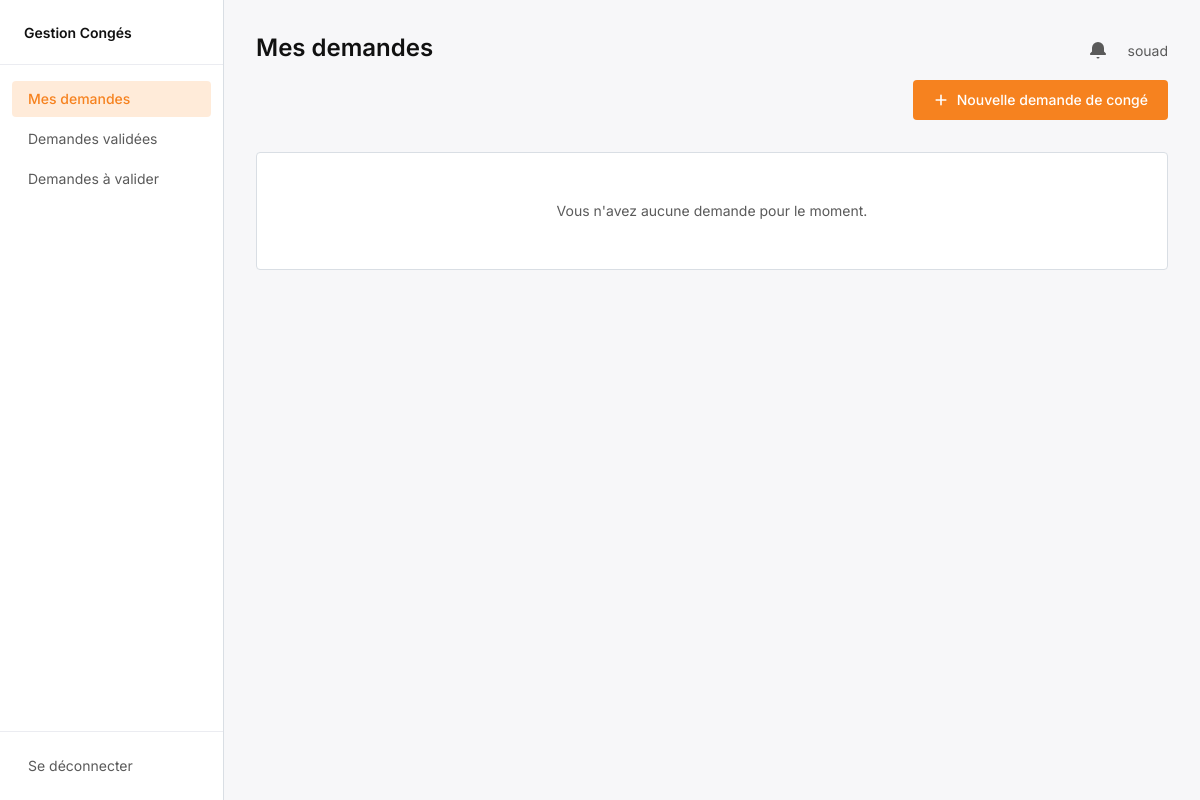
Before: /mes_demandes/ (signed in) with the older database file.
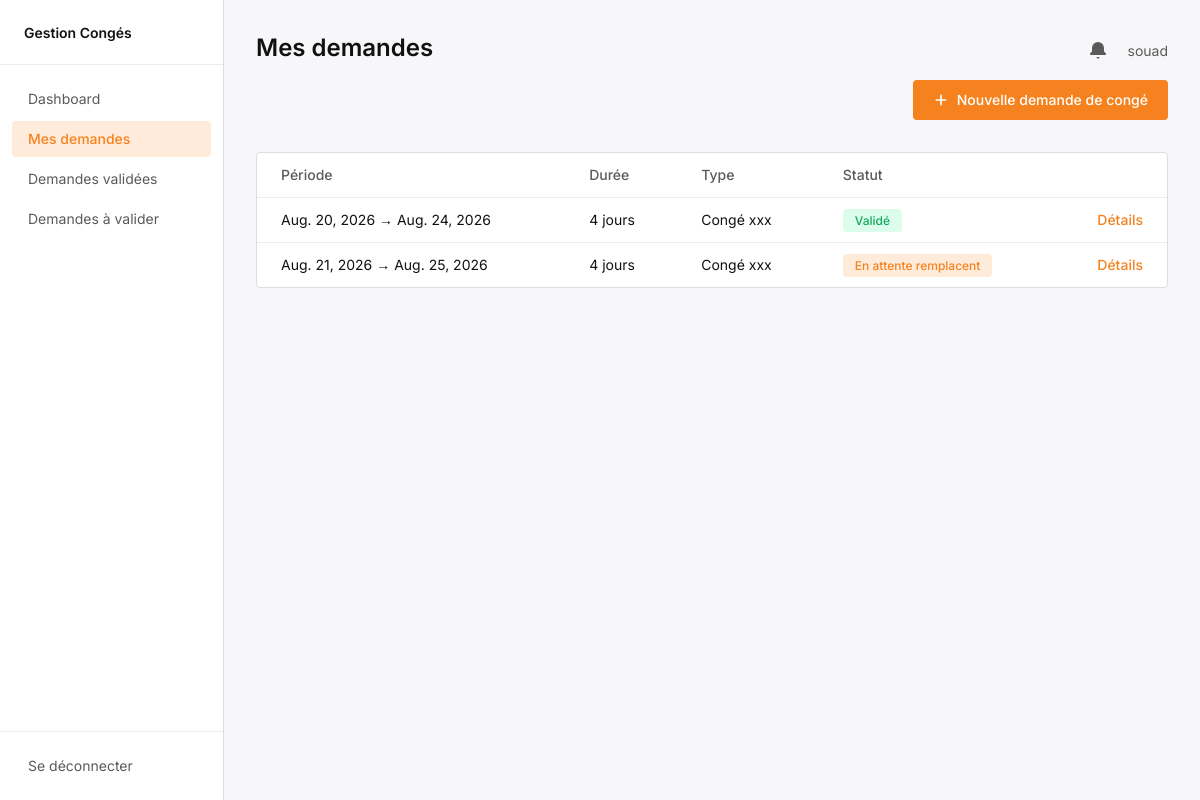
After: the same page with the newer database file.
### conges/models.py (models this page shows, shortened)
class DemandeConge(models.Model):
        name_employee=models.ForeignKey(
          Employe,
          on_delete=models.CASCADE,
          related_name='employe'
        )
        name_remplacent=models.ForeignKey(
            Employe,
            on_delete=models.CASCADE,
            related_name='remplacent'
        )
        dateCreation = models.DateField(auto_now_add=True)
        dateDebut = models.DateField()
        dateFin = models.DateField()
        Numbrejours= models.DecimalField(max_digits=2, decimal_places=0)
        piece_Joine=models.FileField(upload_to='justificatifs/', null=True, blank=True)
        commentaire=models.TextField(blank=True)
        TYPE_STATUE = [
            ('VA', 'Validé'),
            ('REF', 'Refusé'),
            ('EN_ATT_RMP', 'En attente remplacent'),
            ('EN_ATT_VA', 'En attente validation'),
            ('BR', 'Brouillon'),
            ('ANN', 'Annulé')
        ]
        statue=models.CharField(max_length=10, choices=TYPE_STATUE)
        NIVEAU_CHOICES = [
           ('CG', 'Chef de Groupe'),
           ('CD', 'Chef de Département'),
           ('DIR', 'Directeur')
                          ]
        niveau_validation=models.CharField(max_length=20, choices= NIVEAU_CHOICES, blank=True, null=True)
        motif = models.CharField(max_length=255, blank=True)
        TYPE_CONGE_CHOICES = [
         ('1', 'Congé xxx'),
         ('2', 'Congé maladie'),
         ('3', 'Congé xx'),
         ('AU', 'Autre'),
]
        type_conge = models.CharField(max_length=10, choices=TYPE_CONGE_CHOICES)

### conges/views.py (the view)
# urls.py: path('mes_demandes/', views.mes_demandes, name='mes_demandes' ),
@login_required
def mes_demandes(request):
    employe = getattr(request.user, 'employe', None)
    if not employe:
        messages.error(request, "Aucun profil employé associé à ce compte.")
        return redirect('home')
    demandes = DemandeConge.objects.filter(name_employee=employe).order_by('-dateCreation')
    Notification.objects.filter(employe=employe, type_notif='UPD', lu=False).update(lu=True)
    return render(request, 'conges/mes_demandes.html', {'demandes': demandes})

### conges/context_processors.py (called while the page is built)
def employe_hierarchie(request):
    employe = getattr(request.user, 'employe', None) if request.user.is_authenticated else None
    return {
        'hierarchie': employe.get_hierarchie() if employe else None
    }

### conges/models.py (called while the page is built)
    def meme_equipe(self, autre_employe):
     moi = self.role.first()
     lui = autre_employe.role.first()
     if not moi or not lui:
        return False
     if moi.role.name == 'CG':
        return moi.groupe == lui.groupe
     if moi.role.name == 'CD':
        return moi.dep == lui.dep
     if moi.role.name == 'DIR':
        return moi.direction == lui.direction
     return False

    def get_role(self):
        employe_role=self.role.first()
        return employe_role.role.name if employe_role else None

### conges/templates/conges/mes_demandes.html (shortened to what this page needs)
{% extends 'conges/base.html' %}
{% block content %}
<div class="flex min-h-screen">
    {% include 'conges/_sidebar.html' %}
    <main class="flex-1 px-8 py-8">
        <div class="flex items-start justify-between mb-8">
            <h1 class="text-2xl font-semibold">Mes demandes</h1>
            <div class="flex flex-col items-end gap-3">
                <div class="flex items-center gap-3">
    {% include 'conges/_notif_bell.html' %}
    {% include 'conges/_employe_info.html' %}
</div>
                <a href="{% url 'nouvelle_demande' %}"
                   class="inline-flex items-center gap-2 bg-primary hover:bg-primary-light text-white font-medium rounded px-5 py-2.5 text-sm transition-colors">
                    <svg xmlns="http://www.w3.org/2000/svg" class="w-4 h-4" viewBox="0 0 20 20" fill="currentColor">
                        <path fill-rule="evenodd" d="M10 3a1 1 0 011 1v5h5a1 1 0 110 2h-5v5a1 1 0 11-2 0v-5H4a1 1 0 110-2h5V4a1 1 0 011-1z" clip-rule="evenodd" />
                    </svg>
                    Nouvelle demande de congé
                </a>
            </div>
        </div>
        {% if demandes %}
        <div class="bg-white border border-neutral-200 rounded overflow-hidden">
            <table class="w-full text-sm">
                <thead>
                    <tr class="text-left text-neutral-400 border-b border-neutral-100">
                        <th class="px-6 py-3 font-medium">Période</th>
                        <th class="px-6 py-3 font-medium">Durée</th>
                        <th class="px-6 py-3 font-medium">Type</th>
                        <th class="px-6 py-3 font-medium">Statut</th>
                        <th class="px-6 py-3 font-medium"></th>
                    </tr>
                </thead>
                <tbody class="divide-y divide-neutral-100">
                    {% for demande in demandes %}
                    <tr class="hover:bg-neutral-50">
                        <td class="px-6 py-3">{{ demande.dateDebut }} → {{ demande.dateFin }}</td>
                        <td class="px-6 py-3">{{ demande.Numbrejours }} jours</td>
                        <td class="px-6 py-3">{{ demande.get_type_conge_display }}</td>
                        <td class="px-6 py-3">
                            <span class="text-xs font-medium px-3 py-1 rounded
                                {% if demande.statue == 'VA' %}bg-success-pale text-success
                                {% elif demande.statue == 'REF' %}bg-danger-pale text-danger
                                {% elif demande.statue == 'EN_ATT_VA' or demande.statue == 'EN_ATT_RMP' %}bg-primary-pale/40 text-primary
                                {% else %}bg-neutral-100 text-neutral-400{% endif %}">
                                {{ demande.get_statue_display }}
                            </span>
                        </td>
                        <td class="px-6 py-3 text-right">
                    {% if demande.statue == 'BR' %}
                   <a href="{% url 'modifier_demande' demande.id %}" class="text-primary hover:text-primary-light font-medium">Modifier</a>
                   {% else %}
                   <a href="{% url 'detail_demande' demande.id %}" class="text-primary hover:text-primary-light font-medium">Détails</a>
                   {% endif %}
                   </td>
                    </tr>
                    {% endfor %}
                </tbody>
            </table>
        </div>
        {% else %}
        <div class="bg-white border border-neutral-200 rounded px-6 py-12 text-center">
            <p class="text-neutral-400 text-sm">Vous n'avez aucune demande pour le moment.</p>
        </div>
        {% endif %}
    </main>
</div>
{% endblock %}

Changed rows visible on the page:
added DemandeConge: dateDebut "Aug. 20, 2026", dateFin "Aug. 24, 2026", Numbrejours "4", type_conge "Congé xxx", statue "Validé", shows "Détails"
added DemandeConge: dateDebut "Aug. 21, 2026", dateFin "Aug. 25, 2026", Numbrejours "4", type_conge "Congé xxx", statue "En attente remplacent", shows "Détails"
Other visible differences:
text no longer shown: "Vous n'avez aucune demande pour le moment."
text now shown: "Dashboard Période Durée Type Statut"
